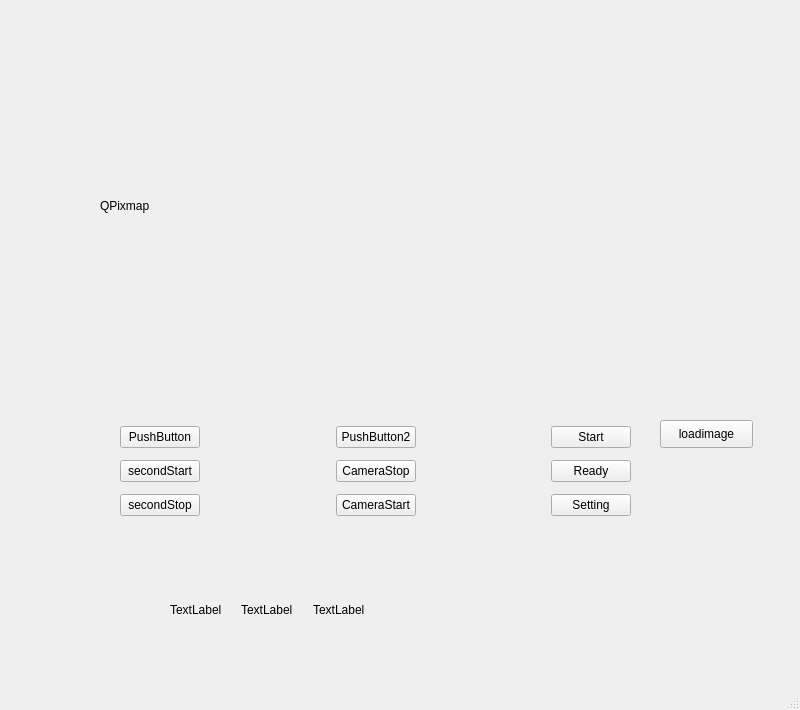
<?xml version="1.0" encoding="UTF-8"?>
<ui version="4.0">
 <class>MainWindow</class>
 <widget class="QMainWindow" name="MainWindow">
  <property name="geometry">
   <rect>
    <x>0</x>
    <y>0</y>
    <width>800</width>
    <height>710</height>
   </rect>
  </property>
  <property name="windowTitle">
   <string>MainWindow</string>
  </property>
  <widget class="QWidget" name="centralwidget">
   <widget class="QWidget" name="horizontalLayoutWidget">
    <property name="geometry">
     <rect>
      <x>120</x>
      <y>420</y>
      <width>511</width>
      <height>102</height>
     </rect>
    </property>
    <layout class="QHBoxLayout" name="horizontalLayout">
     <item>
      <layout class="QVBoxLayout" name="verticalLayout_3">
       <item>
        <widget class="QPushButton" name="pushButton">
         <property name="text">
          <string>PushButton</string>
         </property>
        </widget>
       </item>
       <item>
        <widget class="QPushButton" name="pushButton_secondsStart">
         <property name="text">
          <string>secondStart</string>
         </property>
        </widget>
       </item>
       <item>
        <widget class="QPushButton" name="pushButton_secondsStop">
         <property name="text">
          <string>secondStop</string>
         </property>
        </widget>
       </item>
      </layout>
     </item>
     <item>
      <spacer name="horizontalSpacer">
       <property name="orientation">
        <enum>Qt::Horizontal</enum>
       </property>
       <property name="sizeHint" stdset="0">
        <size>
         <width>40</width>
         <height>20</height>
        </size>
       </property>
      </spacer>
     </item>
     <item>
      <layout class="QVBoxLayout" name="verticalLayout_2">
       <item>
        <widget class="QPushButton" name="pushButton_2">
         <property name="text">
          <string>PushButton2</string>
         </property>
        </widget>
       </item>
       <item>
        <widget class="QPushButton" name="pushButton_cameraStop">
         <property name="text">
          <string>CameraStop</string>
         </property>
        </widget>
       </item>
       <item>
        <widget class="QPushButton" name="pushButton_cameraStart">
         <property name="text">
          <string>CameraStart</string>
         </property>
        </widget>
       </item>
      </layout>
     </item>
     <item>
      <spacer name="horizontalSpacer_3">
       <property name="orientation">
        <enum>Qt::Horizontal</enum>
       </property>
       <property name="sizeHint" stdset="0">
        <size>
         <width>40</width>
         <height>20</height>
        </size>
       </property>
      </spacer>
     </item>
     <item>
      <layout class="QVBoxLayout" name="verticalLayout">
       <item>
        <widget class="QPushButton" name="pushButton_Start">
         <property name="text">
          <string>Start</string>
         </property>
        </widget>
       </item>
       <item>
        <widget class="QPushButton" name="pushButton_Ready">
         <property name="text">
          <string>Ready</string>
         </property>
        </widget>
       </item>
       <item>
        <widget class="QPushButton" name="pushButton_Setting">
         <property name="text">
          <string>Setting</string>
         </property>
        </widget>
       </item>
      </layout>
     </item>
    </layout>
   </widget>
   <widget class="QWidget" name="horizontalLayoutWidget_2">
    <property name="geometry">
     <rect>
      <x>170</x>
      <y>570</y>
      <width>208</width>
      <height>80</height>
     </rect>
    </property>
    <layout class="QHBoxLayout" name="horizontalLayout_2">
     <item>
      <widget class="QLabel" name="label">
       <property name="text">
        <string>TextLabel</string>
       </property>
      </widget>
     </item>
     <item>
      <widget class="QLabel" name="label_2">
       <property name="text">
        <string>TextLabel</string>
       </property>
      </widget>
     </item>
     <item>
      <widget class="QLabel" name="label_3">
       <property name="text">
        <string>TextLabel</string>
       </property>
      </widget>
     </item>
    </layout>
   </widget>
   <widget class="QLabel" name="pixmap">
    <property name="geometry">
     <rect>
      <x>100</x>
      <y>30</y>
      <width>531</width>
      <height>351</height>
     </rect>
    </property>
    <property name="text">
     <string>QPixmap</string>
    </property>
   </widget>
   <widget class="QPushButton" name="pushButton_loadimage">
    <property name="geometry">
     <rect>
      <x>660</x>
      <y>420</y>
      <width>93</width>
      <height>28</height>
     </rect>
    </property>
    <property name="text">
     <string>loadimage</string>
    </property>
   </widget>
  </widget>
  <widget class="QMenuBar" name="menubar">
   <property name="geometry">
    <rect>
     <x>0</x>
     <y>0</y>
     <width>800</width>
     <height>26</height>
    </rect>
   </property>
  </widget>
  <widget class="QStatusBar" name="statusbar"/>
 </widget>
 <resources/>
 <connections/>
</ui>
